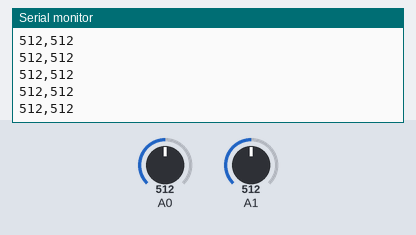
Bench run of a sketch on a simulated Arduino Uno, built with avr-gcc and run on an emulated ATmega328P. On the bench: the last lines printed to the serial monitor. Inputs (shaded band) come from the test bench; at power-on: A0 = 512, A1 = 512.

Above: at 1.2 s.
1.3 s: A0 set to 990
At 1.9 s:
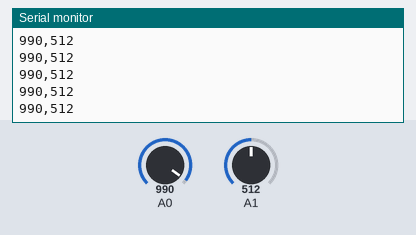
2.8 s: A0 set to 1013
At 3.9 s:
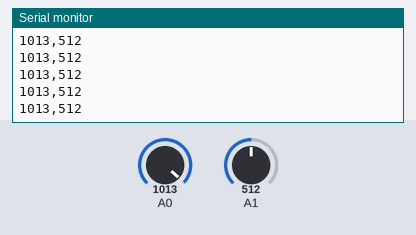
Timing chart, 0 to 5.8 s (numbered marks = the images above; inputs shaded):
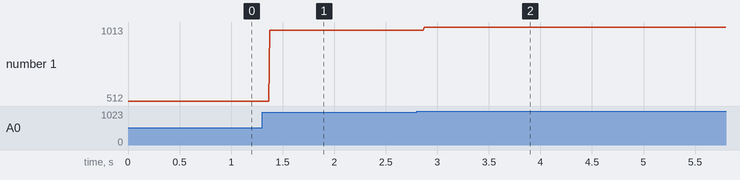

Measured:
- after the input at 1.3 s, the serial monitor: prints a new line after 0.08 s (image 1)
- after the input at 2.8 s, the serial monitor: prints a new line after 0.07 s (image 2)
- plotted number 1: 512 → 990 after the input at 1.3 s, 990 → 1013 after the input at 2.8 s

The sketch:

etchasketch.ino
```cpp
// this sketch sends multiple values as a single
// string over serial. the string itself will
// look like "52,1019" with a newline character
// at the end of the string

void setup() {
  Serial.begin(9600);
}

void loop() {

  // we will read 2 potentiometer values
  int potVal1 = analogRead(0);
  int potVal2 = analogRead(1);

  // now we 'concatinate' or combine numerous values
  // to form a single serial string
  Serial.print(potVal1);  // notice no ln at the end
  Serial.print(",");      // comma-separate the values
  Serial.println(potVal2);  // end this with a newline character

  // that's it!
}
```
